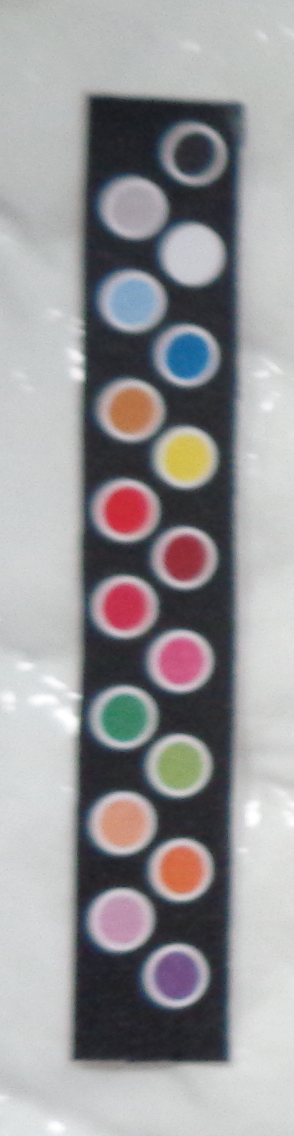
#> input picture Esteban/PalCol1.jpeg, 588 x 2271 px (shown at 1/2 size)
$ jupyter execute --allow-errors Proyecto_Carnes_Color_Parte1_2.ipynb
#> lines starting #> are read from the running program, lines starting #| are printed output that depends on the picture; long printed decimals are rounded
[cell 1]
import matplotlib.pyplot as plt
import matplotlib.image as mpimg
from mpl_toolkits.mplot3d import Axes3D
import numpy as np
import cv2
import os
import glob
from PIL import Image, ImageDraw, ImageFilter, ImageColor
from sklearn.cluster import KMeans
from sklearn.metrics import pairwise_distances_argmin_min
import math

#Análisis de círculos

[cell 2]
Pal2 = cv2.imread("Int2.jpeg")
#> (the rest of this cell did not finish here and is left out)

[cell 3]
Pal1 = cv2.imread("PalCol1.jpeg")
#> Pal1 is the input picture: shape (2271, 588, 3); mean B, G, R 153, 150.8, 152.2
Pal1 = cv2.cvtColor(Pal1, cv2.COLOR_BGR2RGB)

gray = cv2.cvtColor(Pal1, cv2.COLOR_RGB2GRAY)
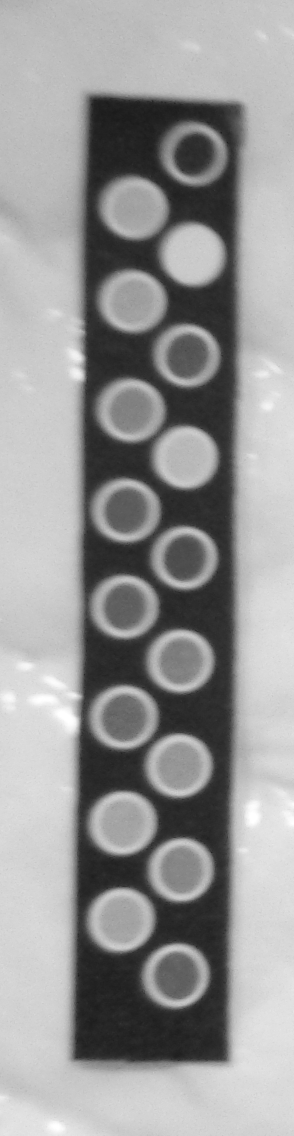
#> gray: shape (2271, 588) (shown at 1/2 size); min 20, max 255, mean 151.4
img = cv2.medianBlur(gray, 5)

cimg = cv2.cvtColor(img, cv2.COLOR_GRAY2RGB)
plt.figure()
plt.imshow(Pal1)
plt.show()
#circles = cv2.HoughCircles(img, cv2.HOUGH_GRADIENT,1,80,param1=100,param2=30,minRadius=20,maxRadius=50)
circles = cv2.HoughCircles(img, cv2.HOUGH_GRADIENT,1,80,param1=100,param2=30,minRadius=50,maxRadius=100)
#> circles = 17 rows, first 8: [359.5, 1323.5, 65.4], [241.5, 1647.5, 65.5], [246.5, 1436.5, 64.6], [356.5, 1533.5, 63.3], [371.5, 916.5, 65.7], [360.5, 1739.5, 67.3], [251.5, 1215.5, 64.9], [351.5, 1951.5, 65.9]
circles = np.uint16(np.around(circles))
#> circles = 17 rows, first 8: [360, 1324, 65], [242, 1648, 66], [246, 1436, 65], [356, 1534, 63], [372, 916, 66], [360, 1740, 67], [252, 1216, 65], [352, 1952, 66]

crpi1 = []
for i in circles[0,:]:

  cv2.circle(Pal1, (i[0], i[1]), i[2], (255,0,0), 8)

  r=i[2]
  x=int(i[0]-r+r/3+r/10)
  y=int(i[1]-r+r/3+r/10)

  crpi1.append(Pal1[y:int((y+((r-r/3-r/15)*2))), x:int((x+(2*(r-r/3-r/15))))])
#> this loop made 17 passes
#> (i, r, x, y) on passes 1 to 12: ([360, 1324, 65], 65, 323, 1287), ([242, 1648, 66], 66, 204, 1610), ([246, 1436, 65], 65, 209, 1399), ([356, 1534, 63], 63, 320, 1498), ([372, 916, 66], 66, 334, 878), ([360, 1740, 67], 67, 322, 1702), ([252, 1216, 65], 65, 215, 1179), ([352, 1952, 66], 66, 314, 1914), ([242, 1840, 68], 68, 203, 1801), ([370, 1114, 64], 64, 333, 1077), ([374, 712, 66], 66, 336, 674), ([252, 1022, 67], 67, 214, 984)
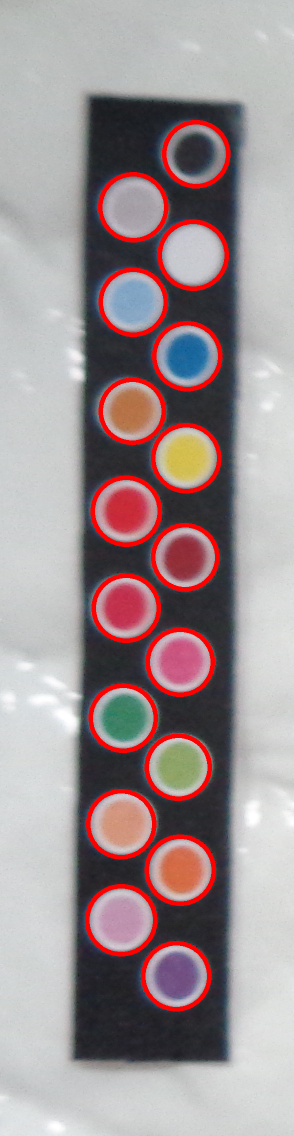
#> Pal1: shape (2271, 588, 3) (shown at 1/2 size); mean R, G, B 159.4, 145.7, 147.6
#> after the loop, crpi1 = 17 items


plt.figure()
plt.imshow(Pal1)
plt.show()
plt.figure()
plt.imshow(crpi1[0])
plt.show()
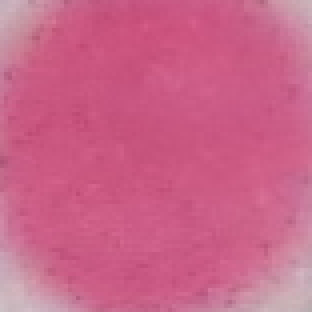
#> shown: shape (78, 78, 3) (shown 4 times larger); mean R, G, B 202.5, 100, 137.6

[cell 4]
Pal2 = cv2.imread("PalCol2.jpeg")
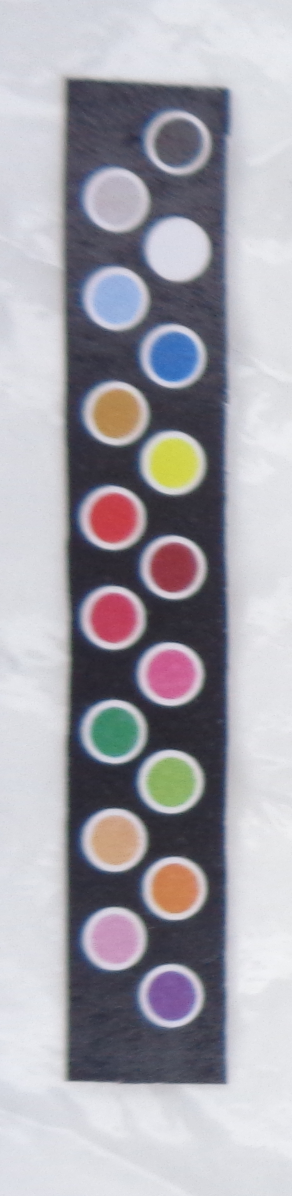
#> input picture Esteban/PalCol2.jpeg, 583 x 2392 px (shown at 1/2 size)
#> Pal2 is the input picture: shape (2392, 583, 3); mean B, G, R 171.4, 163.7, 165.7
#Pal2 = cv2.imread("WhatsApp Image 2020-10-21 at 3.05.03 PM.jpeg")
Pal2 = cv2.cvtColor(Pal2, cv2.COLOR_BGR2RGB)
plt.figure()
plt.imshow(Pal2)
plt.show()

gray = cv2.cvtColor(Pal2, cv2.COLOR_RGB2GRAY)
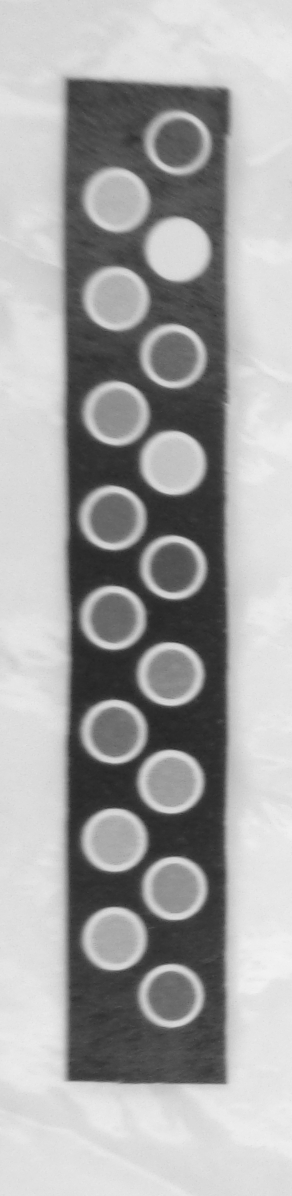
#> gray: shape (2392, 583) (shown at 1/2 size); min 31, max 244, mean 165.1
img = cv2.medianBlur(gray, 5)
#> img: shape (2392, 583)

cimg = cv2.cvtColor(img, cv2.COLOR_GRAY2BGR)
#> cimg: shape (2392, 583, 3)

circles = cv2.HoughCircles(img, cv2.HOUGH_GRADIENT,1,80,param1=100,param2=30,minRadius=50,maxRadius=100)
#> circles = 17 rows, first 8: [355.5, 498.5, 64.1], [227.5, 1875.5, 64.7], [346.5, 1776.5, 64], [343.5, 1991.5, 65], [227.5, 1232.5, 66.9], [230.5, 1679.5, 65], [347.5, 711.5, 66.1], [234.5, 827.5, 63.9]
circles = np.uint16(np.around(circles))
#> circles = 17 rows, first 8: [356, 498, 64], [228, 1876, 65], [346, 1776, 64], [344, 1992, 65], [228, 1232, 67], [230, 1680, 65], [348, 712, 66], [234, 828, 64]


crpi2 = []
for i in circles[0,:]:

  cv2.circle(Pal2, (i[0], i[1]), i[2], (255,0,0), 8)

  r=i[2]
  x=int(i[0]-r+r/3+r/10)
  y=int(i[1]-r+r/3+r/10)

  crpi2.append(Pal2[y:int((y+((r-r/3-r/15)*2))), x:int((x+(2*(r-r/3-r/15))))])
#> this loop made 17 passes
#> (i, r, x, y) on passes 1 to 12: ([356, 498, 64], 64, 319, 461), ([228, 1876, 65], 65, 191, 1839), ([346, 1776, 64], 64, 309, 1739), ([344, 1992, 65], 65, 307, 1955), ([228, 1232, 67], 67, 190, 1194), ([230, 1680, 65], 65, 193, 1643), ([348, 712, 66], 66, 310, 674), ([234, 828, 64], 64, 197, 791), ([230, 1462, 67], 67, 192, 1424), ([340, 1350, 65], 65, 303, 1313), ([346, 926, 65], 65, 309, 889), ([342, 1562, 66], 66, 304, 1524)
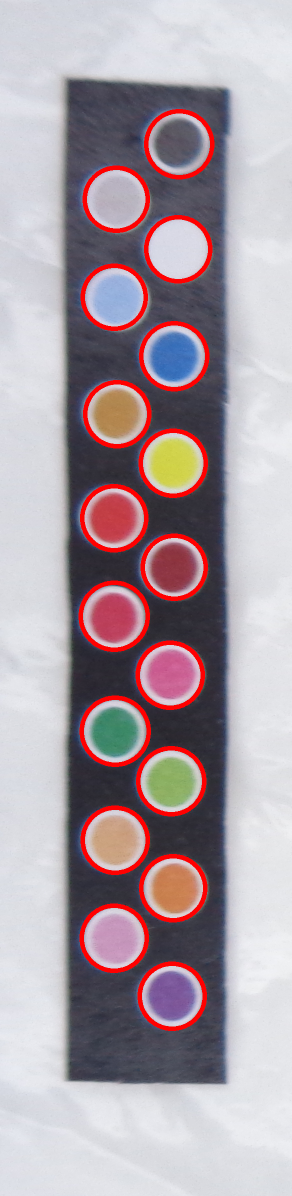
#> Pal2: shape (2392, 583, 3) (shown at 1/2 size); mean R, G, B 171.4, 157.8, 164.9
#> after the loop, crpi2 = 17 items


plt.figure()
plt.imshow(Pal2)
plt.show()

plt.figure()
plt.imshow(crpi2[0])
plt.show()
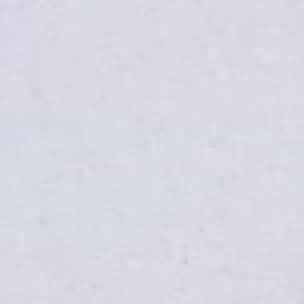
#> shown: shape (76, 76, 3) (shown 4 times larger); mean R, G, B 216.6, 216.9, 228.7

#Muestra de los colores en una gráfica

[cell 5]
plt.figure()
plt.imshow(Pal1)
plt.show()
plt.figure()
plt.imshow(Pal2)
plt.show()

Total1=[]


for cr in crpi1:
  nrows,ncols,nch = cr.shape
  Ximg = np.reshape(cr,(nrows*ncols,3))
  idx = np.random.permutation(len(Ximg))[:600]
  Ximg = Ximg[idx,:]

  for i in Ximg:
    Total1.append(i)
#> this loop made 17 passes
#> (nrows, ncols) on passes 1 to 12: (78, 78), (79, 79), (78, 78), (75, 75), (79, 79), (80, 80), (78, 78), (79, 79), (81, 81), (76, 76), (79, 79), (80, 80)
#> after the loop, Total1 = 10200 items, first 6: [205, 90, 131], [205, 90, 131], [203, 82, 125], [198, 93, 134], [202, 85, 127], [202, 83, 125]


Total1=np.array(Total1)
idx = np.random.permutation(len(Total1))[:600]
#> idx = 600 values, max 10146 at index 294, min 9 at index 13, mean 5060.4
Total1 = Total1[idx,:]
#> Total1 = 600 rows, first 8: [182, 115, 72], [209, 188, 79], [166, 163, 170], [215, 194, 85], [163, 160, 167], [203, 202, 208], [189, 146, 173], [179, 112, 69]
# print(len(Total1))

R1 = Total1[:,0]
#> R1 = 600 values, max 216 at index 12, min 20 at index 464, mean 161.9
G1 = Total1[:,1]
#> G1 = 600 values, max 206 at index 83, min 40 at index 185, mean 126.3
B1 = Total1[:,2]
#> B1 = 600 values, max 212 at index 83, min 47 at index 510, mean 124.7


fig = plt.figure()
#> (the rest of this cell did not finish here and is left out)

#Identifican los grupos de colores con kmeans

[cell 6]
arrkmeans1 = [0 for i in range(17)]
#> arrkmeans1 = [0, 0, 0, 0, 0, 0, 0, 0, 0, 0, 0, 0, 0, 0, 0, 0, 0]
auxkmeans1 = []
promkmeans1 = [[0,0,0] for i in range(17)]
#> promkmeans1 = [[0, 0, 0], [0, 0, 0], [0, 0, 0], [0, 0, 0], [0, 0, 0], [0, 0, 0], [0, 0, 0], [0, 0, 0], [0, 0, 0], [0, 0, 0], [0, 0, 0], [0, 0, 0], [0, 0, 0], [0, 0, 0], [0, 0, 0], [0, 0, 0], [0, 0, 0]]
promk1 = []
contkmeans1 = [0 for i in range(17)]
#> contkmeans1 has the same summary as arrkmeans1

kmeans1 = KMeans(17).fit(Total1)
for i, l in enumerate(kmeans1.labels_):
  promkmeans1[l][0] += Total1[i][0]
  promkmeans1[l][1] += Total1[i][1]
  promkmeans1[l][2] += Total1[i][2]
  contkmeans1[l] += 1
  # print("({0},{1},{2}) en clase {3}".format(Total[i][0], Total[i][1], Total[i][2], l))
  if l not in auxkmeans1:
    auxkmeans1.append(l)
    arrkmeans1[l] = ([Total1[i][0],Total1[i][1],Total1[i][2]])
#> this loop made 600 passes
#> l on passes 1 to 3: 0, 6, 1
#> after the loop, arrkmeans1 = [[182, 115, 72], [166, 163, 170], [87, 95, 98], [185, 66, 85], [120, 109, 149], [28, 108, 161], [209, 188, 79], [142, 166, 106], [129, 164, 194], [200, 85, 128], [189, 146, 173], [203, 202, 208], [149, 53, 65], [61, 130, 101], [212, 152, 126], [202, 54, 70], [48, 51, 60]]; auxkmeans1 = [0, 6, 1, 11, 10, 14, 15, 16, 9, 8, 7, 3, 5, 4, 12, 13, 2]; contkmeans1 = [66, 46, 7, 18, 36, 25, 35, 45, 39, 46, 46, 41, 28, 22, 40, 39, 21]; promkmeans1 = 17 items, first 6: [12978, 7521, 5111], [7708, 7549, 7868], [543, 633, 674], [3366, 1233, 1618], [4193, 3103, 4810], [826, 2680, 3969]
    #print("({0},{1},{2}) en clase {3}".format(Total[i][0], Total[i][1], Total[i][2], l))
arrkmeans1 = np.array(arrkmeans1)
#> arrkmeans1 = 17 rows, first 8: [182, 115, 72], [166, 163, 170], [87, 95, 98], [185, 66, 85], [120, 109, 149], [28, 108, 161], [209, 188, 79], [142, 166, 106]
for i in range(17):
  #print(promkmeans1[i][0])
  #promkmeans1[i] = (promkmeans1[i][0])/contkmeans1[i]
  promkmeans1[i][0] /= contkmeans1[i]
  promkmeans1[i][1] /= contkmeans1[i]
  promkmeans1[i][2] /= contkmeans1[i]
  promk1.append((promkmeans1[i][0]+promkmeans1[i][1]+promkmeans1[i][2])/3)
#> after the loop, promk1 = [129.3, 167.6, 88.1, 115.1, 112.1, 99.67, 162, 137.8, 161.3, 142.4, 174, 199.9, 86.58, 98.38, 163.1, 103.3, 51.08]; promkmeans1 = 17 items, first 6: [196.6, 114, 77.44], [167.6, 164.1, 171], [77.57, 90.43, 96.29], [187, 68.5, 89.89], [116.5, 86.19, 133.6], [33.04, 107.2, 158.8]
#print(promkmeans1)
#print(promk1)
'''
fig = plt.figure()
ax = fig.gca(projection='3d')
ax.scatter(R1, G1, B1, c=Total1/255)
ax.set_xlim(0, 255)
ax.set_ylim(0, 255)
ax.set_zlim(0, 255)
ax.set_xlabel('RED')
ax.set_ylabel('GREEN')
ax.set_zlabel('BLUE')
plt.show()
# [4 lines of commented-out code are left out]
'''
H1 = arrkmeans1[:,0]
#> H1 = 17 values, max 212 at index 14, min 28 at index 5, mean 147.8
S1 = arrkmeans1[:,1]
#> S1 = 17 values, max 202 at index 11, min 51 at index 16, mean 120.4
V1 = arrkmeans1[:,2]
#> V1 = 17 values, max 208 at index 11, min 60 at index 16, mean 120.3
fig = plt.figure()
#> (the rest of this cell did not finish here and is left out)

#Se determina que colores corresponden en ambas imágenes

[cell 7]
index = 3
auxindex = 0
min = 1000000
actmin = 0
print("(",promkmeans1[index][0],", ",promkmeans1[index][1],", ",promkmeans1[index][2],")\n")
#| ( 187.0 ,  68.5 ,  89.889 )
#> (the rest of this cell did not finish here and is left out)

[cell 8]
mtrx = [[] for _ in range(17)]
tabu = [0 for _ in range(17)]
res = [0 for _ in range(17)]

#> (the rest of this cell did not finish here and is left out)

#> (a cell that did not finish here is left out)

#Muestra finál de como se registraron los colores

[cell 10]
#[arrkmeans1[i], arrkmeans2[res[i]]]
promkmeans22 = [[0,0,0] for i in range(17)]
#> (the rest of this cell did not finish here and is left out)

[cell 11]
from sklearn.linear_model import LinearRegression
model1 = LinearRegression()
model2 = LinearRegression()
model3 = LinearRegression()
promkmeans22 = np.array(promkmeans22)
promkmeans1 = np.array(promkmeans1)
#> promkmeans1 = 17 rows, first 8: [196.6, 114, 77.44], [167.6, 164.1, 171], [77.57, 90.43, 96.29], [187, 68.5, 89.89], [116.5, 86.19, 133.6], [33.04, 107.2, 158.8], [209.8, 190, 86.31], [139.7, 161.1, 112.5]
model1.fit(promkmeans1,promkmeans22[:,0])
model2.fit(promkmeans1,promkmeans22[:,1])
model3.fit(promkmeans1,promkmeans22[:,2])

[cell 12]
Pal2 = cv2.imread("PalCol1.jpeg")
Pal2 = cv2.cvtColor(Pal2, cv2.COLOR_BGR2RGB)
Pal2cpy = Pal2.copy()
nrows,ncols,_ = Pal2cpy.shape
#> nrows = 2271; ncols = 588
Ximg = np.reshape( Pal2cpy, (nrows*ncols,3) )
Nimg = Ximg.copy()
Nimg[:,0] = model1.predict(Ximg)
Nimg[:,1] = model2.predict(Ximg)
Nimg[:,2] = model3.predict(Ximg)
nimg = np.reshape( Nimg, (nrows,ncols,3))
#> nimg: shape (2271, 588, 3); every value is 0

[cell 13]
Pal1 = cv2.imread("PalCol1.jpeg")
Pal1 = cv2.cvtColor(Pal1, cv2.COLOR_BGR2RGB)
Pal1cpy = Pal1.copy()
nrows,ncols,_ = Pal1cpy.shape
Ximg = np.reshape( Pal1cpy, (nrows*ncols,3) )
meansEx2 = promkmeans22.copy()
meansEx2[:,0] = model1.predict(promkmeans1)
meansEx2[:,1] = model2.predict(promkmeans1)
meansEx2[:,2] = model3.predict(promkmeans1)
nimg = np.reshape( Nimg, (nrows,ncols,3))

[cell 14]
means = promkmeans1.copy()
#> means has the same summary as promkmeans1
meansEx = promkmeans22.copy()
model1 = LinearRegression()
model2 = LinearRegression()
model3 = LinearRegression()
#print(np.concatenate((means,means**2,means**3),axis=1))
model1.fit(np.concatenate((np.concatenate((means,means**2),axis=1),means**3),axis=1),meansEx[:,0])
model2.fit(np.concatenate((np.concatenate((means,means**2),axis=1),means**3),axis=1),meansEx[:,1])
model3.fit(np.concatenate((np.concatenate((means,means**2),axis=1),means**3),axis=1),meansEx[:,2])

meansEx2 = meansEx.copy()
meansEx2[:,0] = model1.predict(np.concatenate((np.concatenate((means,means**2),axis=1),means**3),axis=1))
meansEx2[:,1] = model2.predict(np.concatenate((np.concatenate((means,means**2),axis=1),means**3),axis=1))
meansEx2[:,2] = model3.predict(np.concatenate((np.concatenate((means,means**2),axis=1),means**3),axis=1))
